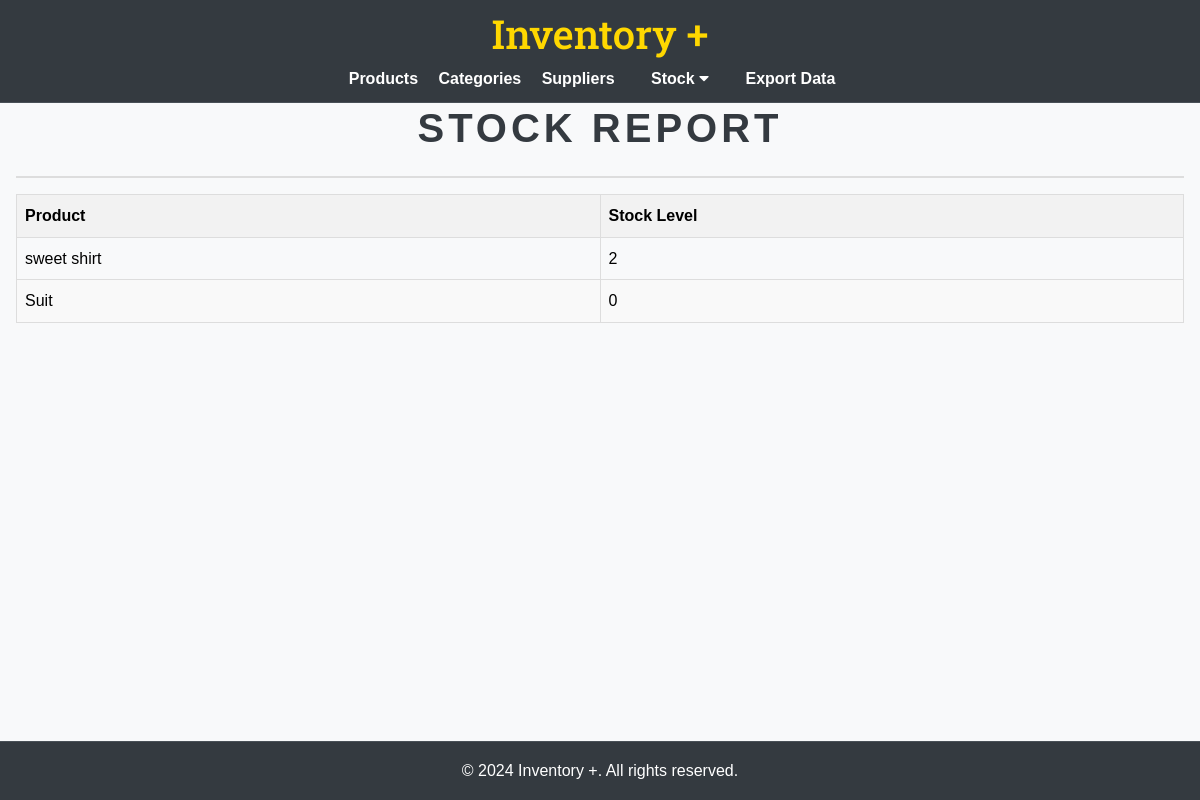
Page /stock/report/ on the earlier database version.
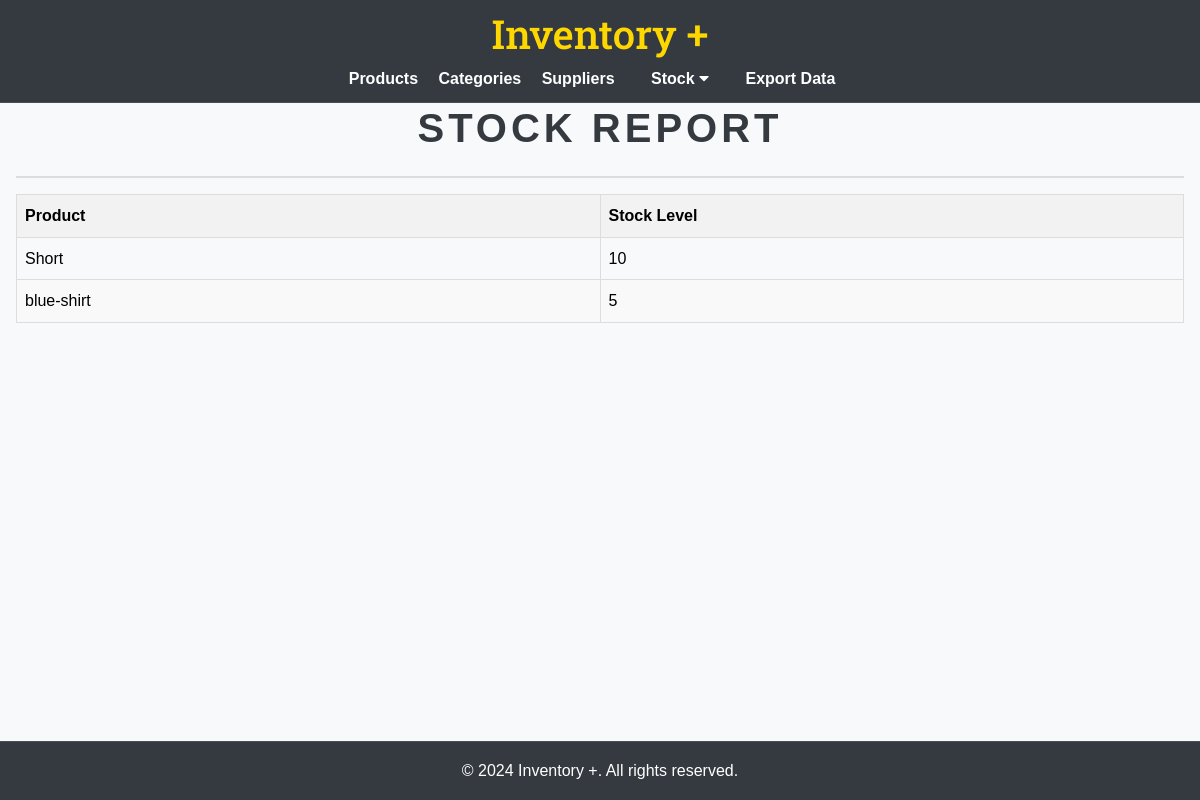
Same page on the later database version.
### inventory/models.py (models this page shows, shortened)
class Product(models.Model):
    name = models.CharField(max_length=100)
    description = models.TextField()
    price = models.DecimalField(max_digits=10, decimal_places=2)
    category = models.ForeignKey(Category, on_delete=models.CASCADE, related_name='products')
    suppliers = models.ManyToManyField(Supplier, related_name='products')
    image = models.ImageField(upload_to='product_images/', null=True, blank=True)
    def get_stock_level(self):
        return self.stock_entries.aggregate(total_stock=models.Sum('quantity'))['total_stock'] or 0

### inventory/views.py (the view)
# urls.py: path('stock/report/', views.stock_report, name='stock_report'),
def stock_report(request):
    products = Product.objects.all()
    return render(request, 'inventory/stock_report.html', {'products': products})

### inventory/templates/inventory/stock_report.html (shortened to what this page needs)
{% extends "base.html" %}
{% block content %}
<div class="content-container">
    <h2>Stock Report</h2>
    <table class="stock-table">
        <thead>
            <tr>
                <th style="width: 50%">Product</th>
                <th style="width: 50%">Stock Level</th>
            </tr>
        </thead>
        <tbody>
            {% for product in products %}
            <tr>
                <td>{{ product.name }}</td>
                <td>{{ product.get_stock_level }}</td>
            </tr>
            {% endfor %}
        </tbody>
    </table>
</div>
{% endblock %}

Differences in the rows shown:
removed Product: name "sweet shirt", get_stock_level "2"
removed Product: name "Suit", get_stock_level "0"
added Product: name "Short", get_stock_level "10"
added Product: name "blue-shirt", get_stock_level "5"
